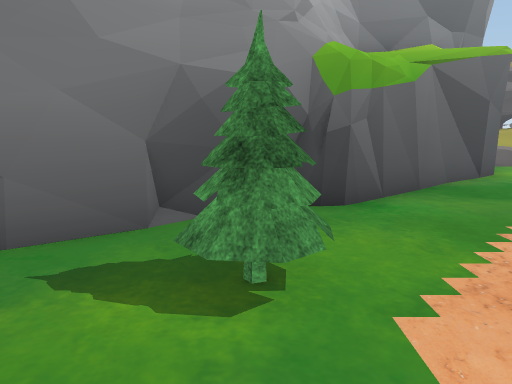
View 1 (above)

24 first-person views from a walk through a scene from a Unity 3-D project. The camera is 1.5 m above the floor, tilts 10° down and sees 70° across. The floor is counted in squares, 1 m on a side. Each view is taken from the middle of a square. On the plan, view 1 faces up. The plan holds only what a view shows up to about 16 squares ahead; the rest is blank. The place goes on beyond the plan. Some surface patterns are stand-ins.

View 2
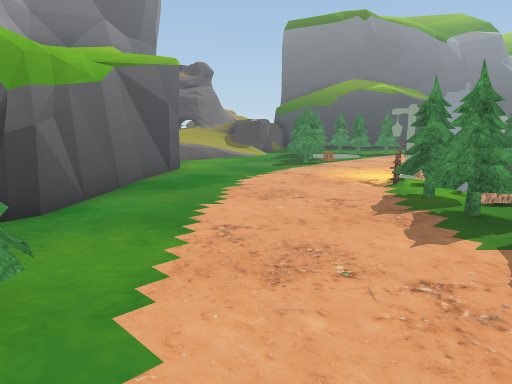

View 3
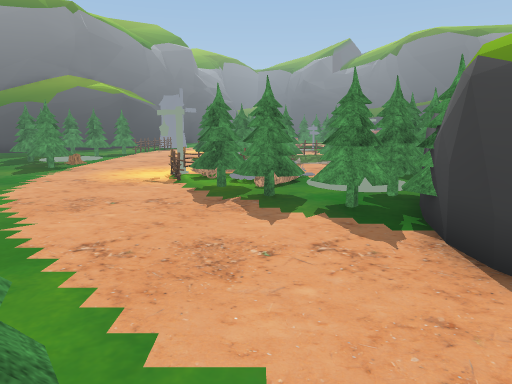

View 4
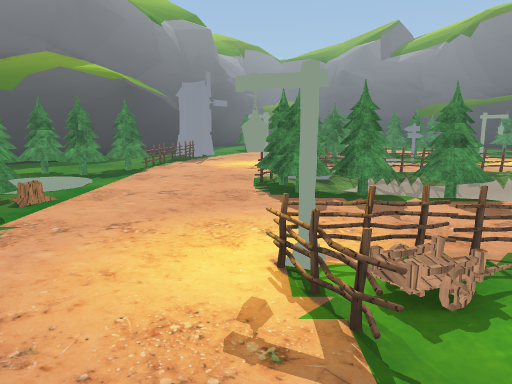

View 5
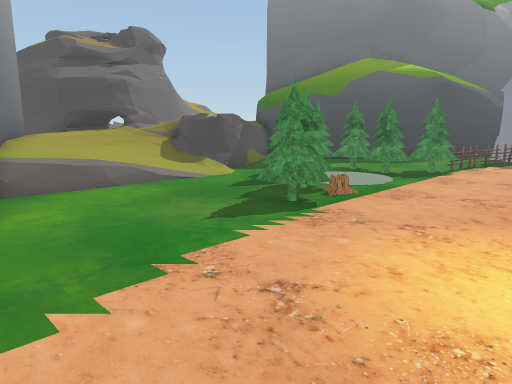

View 6
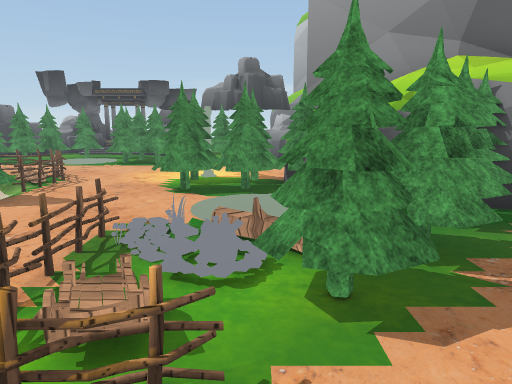

View 7
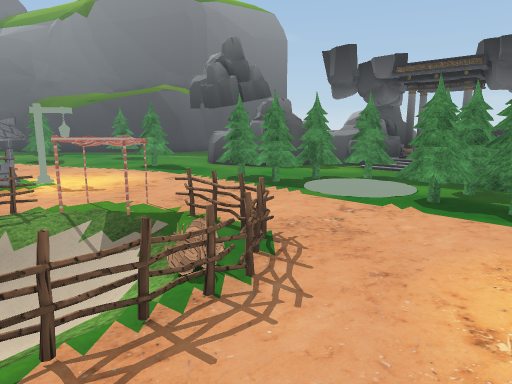

View 8
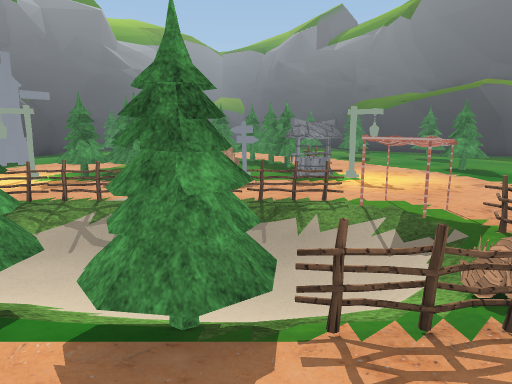

View 9
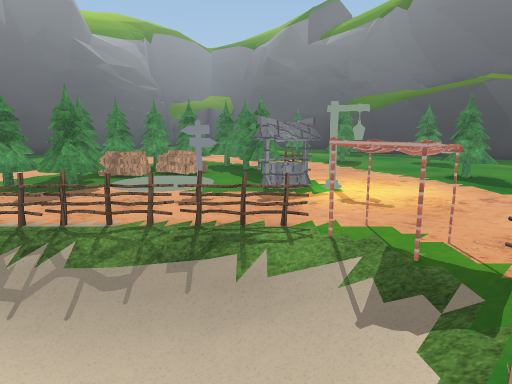

View 10
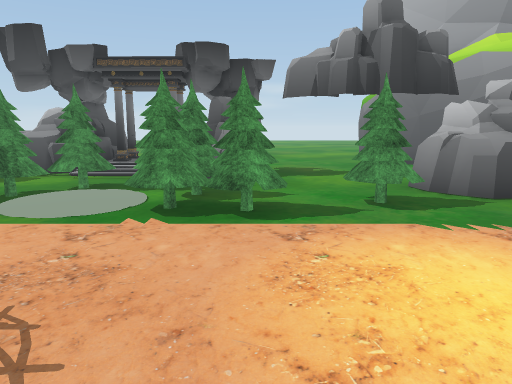

View 11
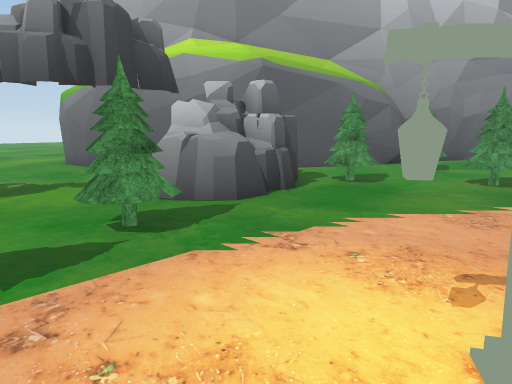

View 12
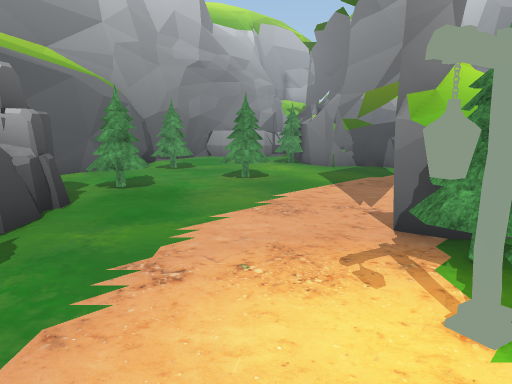

View 13
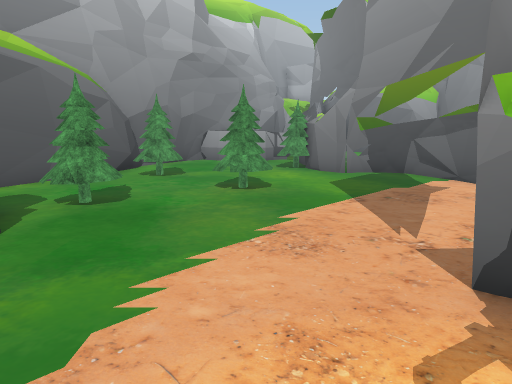

View 14
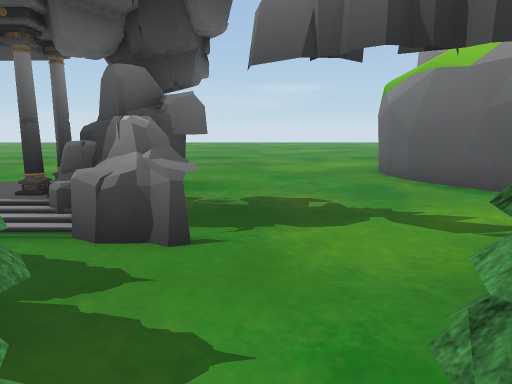

View 15
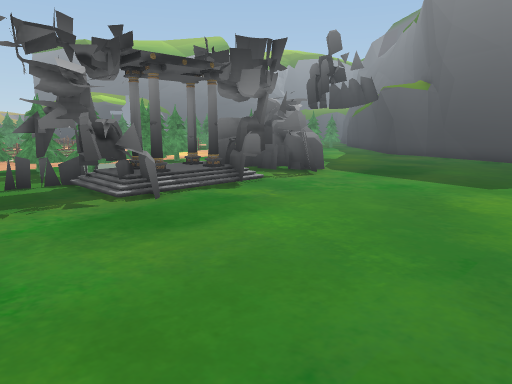

View 16
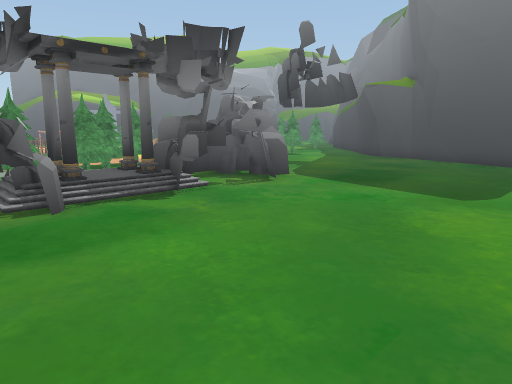

View 17
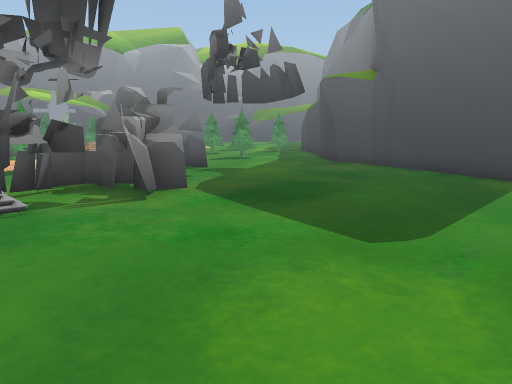

View 18
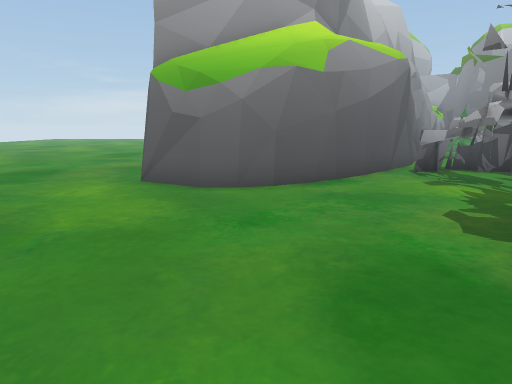

View 19
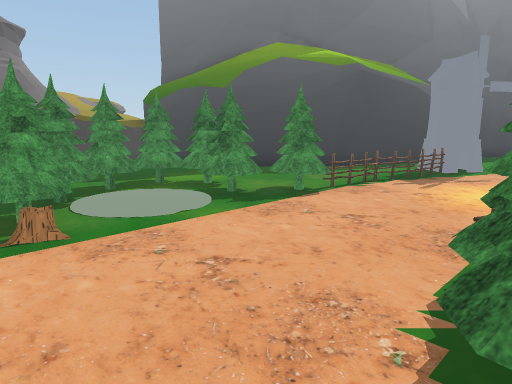

View 20
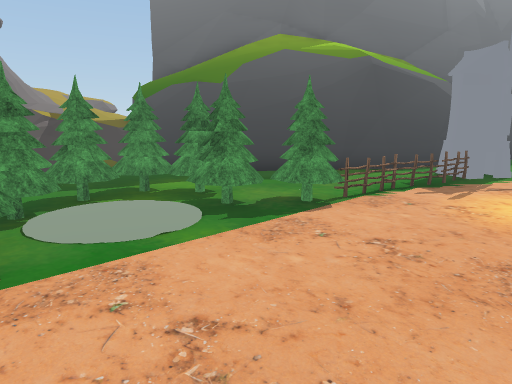

View 21
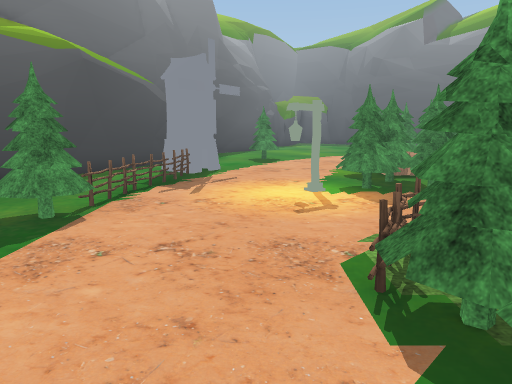

View 22
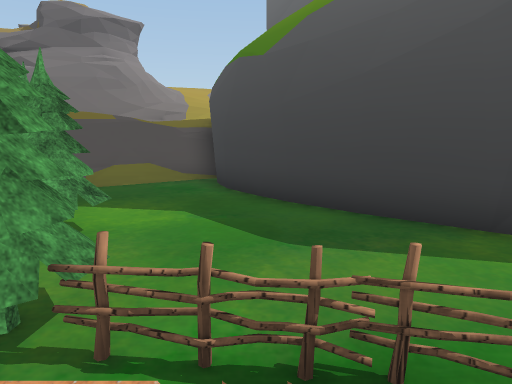

View 23
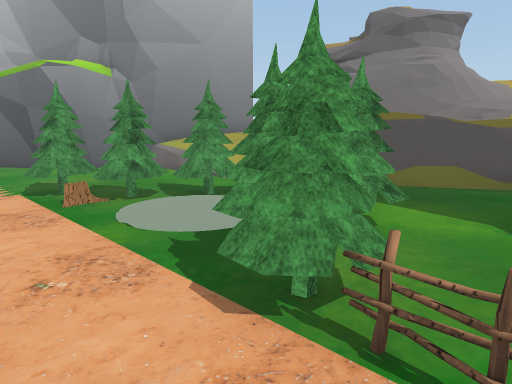

View 24
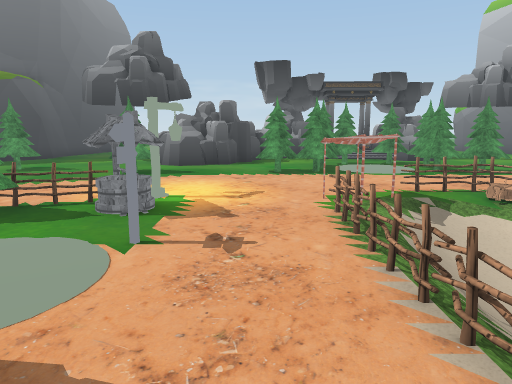

### Floor plan
Key: @ floor where view 1 was taken; # wall or solid block; . main floor; : floor 0.25 m higher than the main floor; - floor 0.25 m lower than the main floor; _ floor 0.5 m lower than the main floor; < floor 0.75 m lower than the main floor; ( floor 1 m lower than the main floor; + floor 1.25 m higher than the main floor; * floor 1.5 m higher than the main floor; % floor 1.75 m higher than the main floor; / step, stairs or slope; = window, fence, low wall or low ledge; ^ raised ledge; v drop or lower ground; O other object.
Columns run from 5 left of view 1 to 30 right of it. Each row starts with its distance up from view 1.
 25                       =
 24                       =
 23                       # //
 22                       #=//
 21                    ##=##///
 20                 #######  %%
 19                =#####   %%#
 18               ##++      *##
 17               #++**/   /#.#
 16               #////=  #...##
 15              ##/////:......#
 14              #=///.....O... ##
 13              #.......OOOO....##
 12             ##......OOOOOO....##
 11            ##......OO  OO...... ###
 10           ##.....OOOO..OOO........##
  9          ##.......O......OOOOO..O
  8        ###....................OOOO
  7       ##........................O...
  6    ## ..............................
  5   ##. ..........O....OO....O........
  4   ...OO.......OOO...OOOOO...O.......
  3   ..OO.......OO.O...OO-vO...OOOO....
  2    .........OOO.O...OO__O..OOOOOO
  1       .....OOO..O...OO<<-...O.OOOOO
  0      @..##OOO. .....OO<<vO...  .OOOO
 -1      #####O#OO ....OO<(<-....  OOOOO
 -2     ##...  ##..OO...O<<<....O...OOO.
 -3     #......  OOOO...O_<_....OO.OOO.
 -4    ##........#OOO..OO-_-^O..OOOO
 -5   O#.........#OOO...O..^^...O......
 -6   O.............O....OO.............
 -7    ...OO...........................O
 -8    ....O............................
 -9  .................O.O...OO....O.....
-10  ...OO..OO.....OO.OOO  OOOO...OO..OO
-11 ##..O...OO.OOO.OO..OO  OO.........OO
-12  #### ....OOOOO....OOOOO...OOOO.....
-13      ##..OOOOO......OOO...OOOOO.....
-14       ###OOO......OOO///..OO.. ....
-15         ##O.......OOOOOOOOOOO.......
-16           #.......OOOOOOOOOO........
-17           ##.......OO..O..O.........
-18            ##......................#
-19             ##.....................#
-20              #.....................#
-21              #.................... #
-22             ##....................#
-23             #..................
-24             ........... ..

Where each view was taken, in squares from view 1:
view 1: 0 up, 0 right, facing up
view 2: 0 up, 0 right, facing up-right
view 3: 2 up, 1 left, facing right
view 4: 5 up, 7 right, facing right
view 5: 5 up, 7 right, facing up-right
view 6: 6 up, 9 right, facing down
view 7: 2 down, 12 right, facing down-right
view 8: 2 down, 12 right, facing right
view 9: 3 down, 14 right, facing right
view 10: 3 down, 13 right, facing down
view 11: 5 down, 13 right, facing down-left
view 12: 7 down, 13 right, facing left
view 13: 7 down, 11 right, facing left
view 14: 9 down, 12 right, facing down
view 15: 24 down, 11 right, facing up-right
view 16: 24 down, 13 right, facing up-right
view 17: 24 down, 17 right, facing up-right
view 18: 20 down, 17 right, facing left
view 19: 4 up, 13 right, facing up-right
view 20: 5 up, 14 right, facing up-right
view 21: 6 up, 14 right, facing right
view 22: 7 up, 22 right, facing up
view 23: 7 up, 22 right, facing up-left
view 24: 3 up, 21 right, facing down
